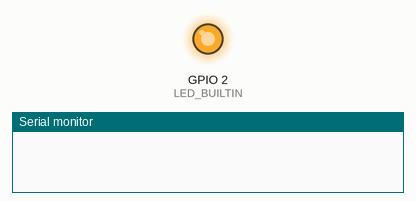
Simulated run of this sketch. Board: ESP8266 (NodeMCU). On the bench: output pins drawn as LEDs (lit = HIGH, except the on-board LED, lit = LOW), the last lines printed to the serial monitor.

Above: at 0.05 s.
At 0.95 s:
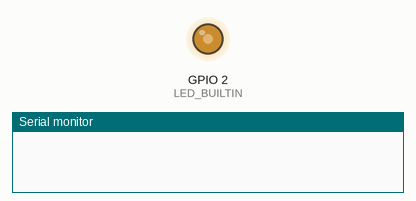
At 1.85 s:
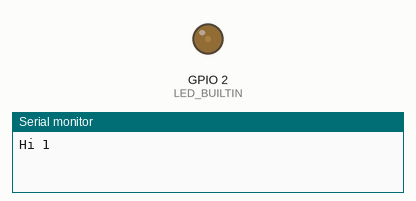
At 3.65 s:
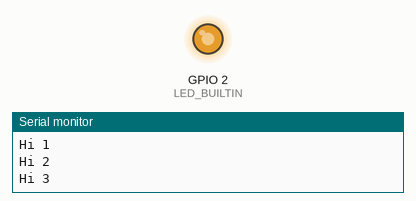
Timing chart, 0 to 5.3 s (numbered marks = the images above):
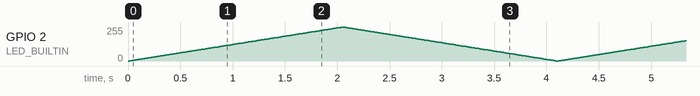

The sketch:

ticker_test.ino
```cpp
/**********************************************************************
项目名称/Project          : 零基础入门学用物联网
程序名称/Program name     : a_basic_tinker
团队/Team                : 太极创客团队 / Taichi-Maker (www.taichi-maker.com)
作者/Author              : CYNO朔
日期/Date（YYYYMMDD）     : 20200703
程序目的/Purpose          :
本程序旨在演示如何使用Ticker库来定时执行操作。
如需了解本程序的详细说明，请参考以下函数：
http://www.taichi-maker.com/homepage/esp8266-nodemcu-iot/iot-c/esp8266-tips/ticker/
-----------------------------------------------------------------------
其它说明 / Other Description：
本程序为太极创客团队制作的免费视频教程《零基础入门学用物联网 》中一部分。该教程系统的
向您讲述ESP8266的物联网应用相关的软件和硬件知识。以下是该教程目录页：
http://www.taichi-maker.com/homepage/esp8266-nodemcu-iot/
***********************************************************************/
#include <Ticker.h>

Ticker ticker;// 建立Ticker用于实现定时功能
int count;    // 计数用变量

void setup() {
  Serial.begin(9600);
  pinMode(LED_BUILTIN, OUTPUT);

  // 每隔一秒钟调用sayHi函数一次，attach函数的第一个参数
  // 是控制定时间隔的变量。该参数的单位为秒。第二个参数是
  // 定时执行的函数名称。
  ticker.attach(1, sayHi);
}

void loop() {
  // 用LED呼吸灯效果来演示在Tinker对象控制下，ESP8266可以定时
  // 执行其它任务
  for (int fadeValue = 0 ; fadeValue <= 1023; fadeValue += 5) {
    analogWrite(LED_BUILTIN, fadeValue);
    delay(10);
  }

  for (int fadeValue = 1023 ; fadeValue >= 0; fadeValue -= 5) {
    analogWrite(LED_BUILTIN, fadeValue);
    delay(10);
  }

}

// 在Tinker对象控制下，此函数将会定时执行。
void sayHi(){
  count++;
  Serial.print("Hi ");
  Serial.println(count);
}
```
